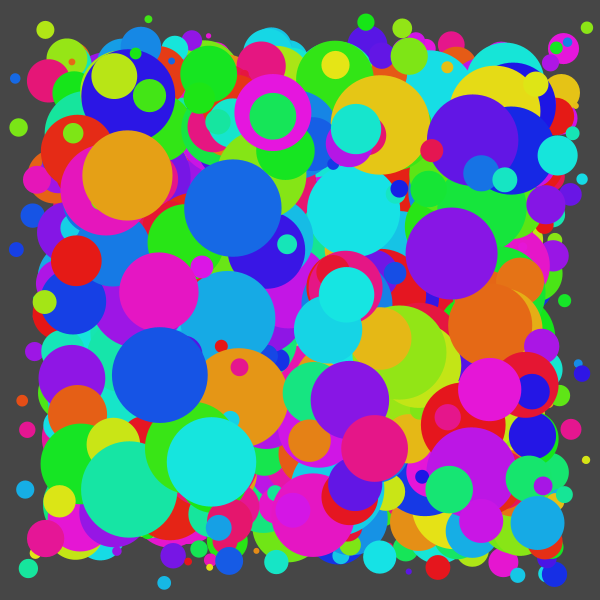
Frame 1 (no input)
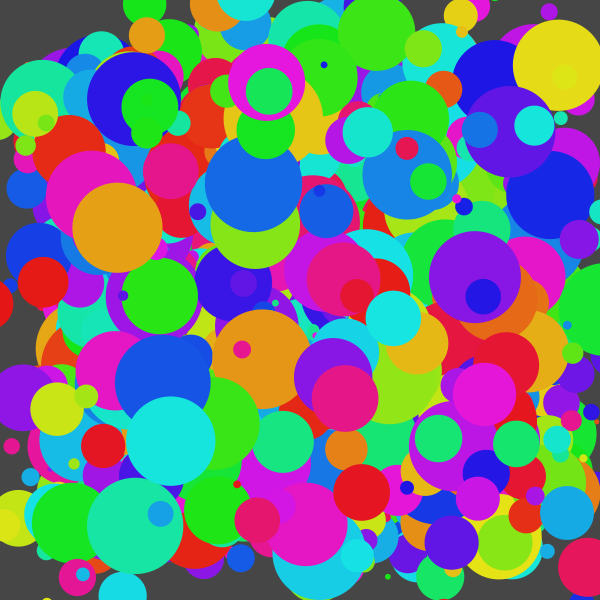
Frame 60 (the mouse pressed at the canvas centre just before this capture)
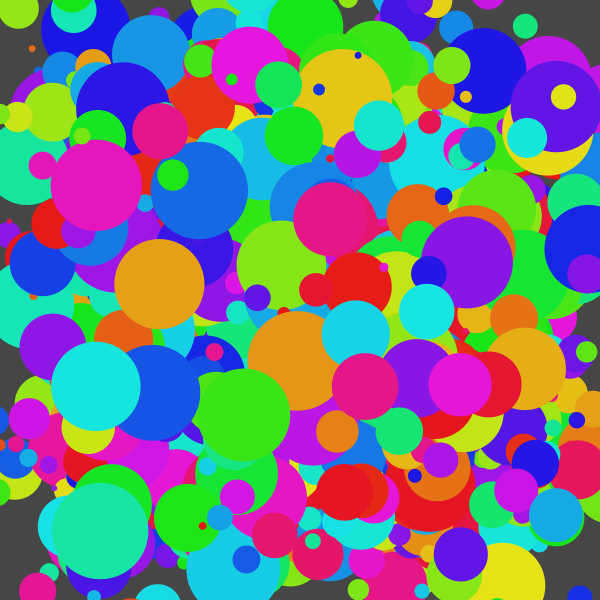
Frame 120 (the mouse held since frame 60 and released just before this capture)

The Processing sketch that drew these frames (run headless with seeded random() and noise(); from frame 60 on, the mouse is pressed at the canvas centre):

// Processing sketch: Martinez_Josue_4_miPrimeraClase
// ── Martinez_Josue_4_miPrimeraClase.pde
Elipse [] elipses = new Elipse [1000]; //Array de elipses y definimos el tamaño del array.
float posX, posY, diametro, velocidad;
int colorActual;
void setup() {
  size(600, 600);
  colorMode(HSB, 360, 100, 100);
  for (int i = 0; i < elipses.length; i++) {
    diametro = random(5, 100);
    posX = random(diametro, width-diametro);
    posY = random(diametro, height-diametro);
    velocidad = random(3, 12);
    colorActual = int(random(360)); //Obtener los colores en HSB aleatorios
    elipses[i] = new Elipse(posX, posY, diametro, velocidad, colorActual);
  }
  noStroke();
}

void draw() {
  background(100);
  for (int i = 0; i < elipses.length; i++) {
    elipses[i].dibujar();
    elipses[i].vibrar();
  }
}

// ── Elipse.pde
//Debemos nombrar la pestaña con el mismo nombre que la clase
class Elipse { // Definir a nuestra clase
  //Campos = Varibles
  float x, y, diametro, velocidad;
  int colorActual;

  //Constructor | Define las características de nuestro objeto
  //Debe tener el mismo nombre de nuestro objeto y/o clase
  Elipse(float tempX, float tempY, float tempDiametro, float tempVelocidad, int tempColor) {
    x = tempX;
    y = tempY;
    diametro = tempDiametro;
    velocidad = tempVelocidad;
    colorActual = tempColor;
  }

  //Métodos = Funciones
  void dibujar() {
    fill(colorActual, 90, 90);
    ellipse(x, y, diametro, diametro);
  }
  void vibrar() {
    x = x + random(-velocidad, velocidad);
    y = y + random(-velocidad, velocidad);
  }
}
